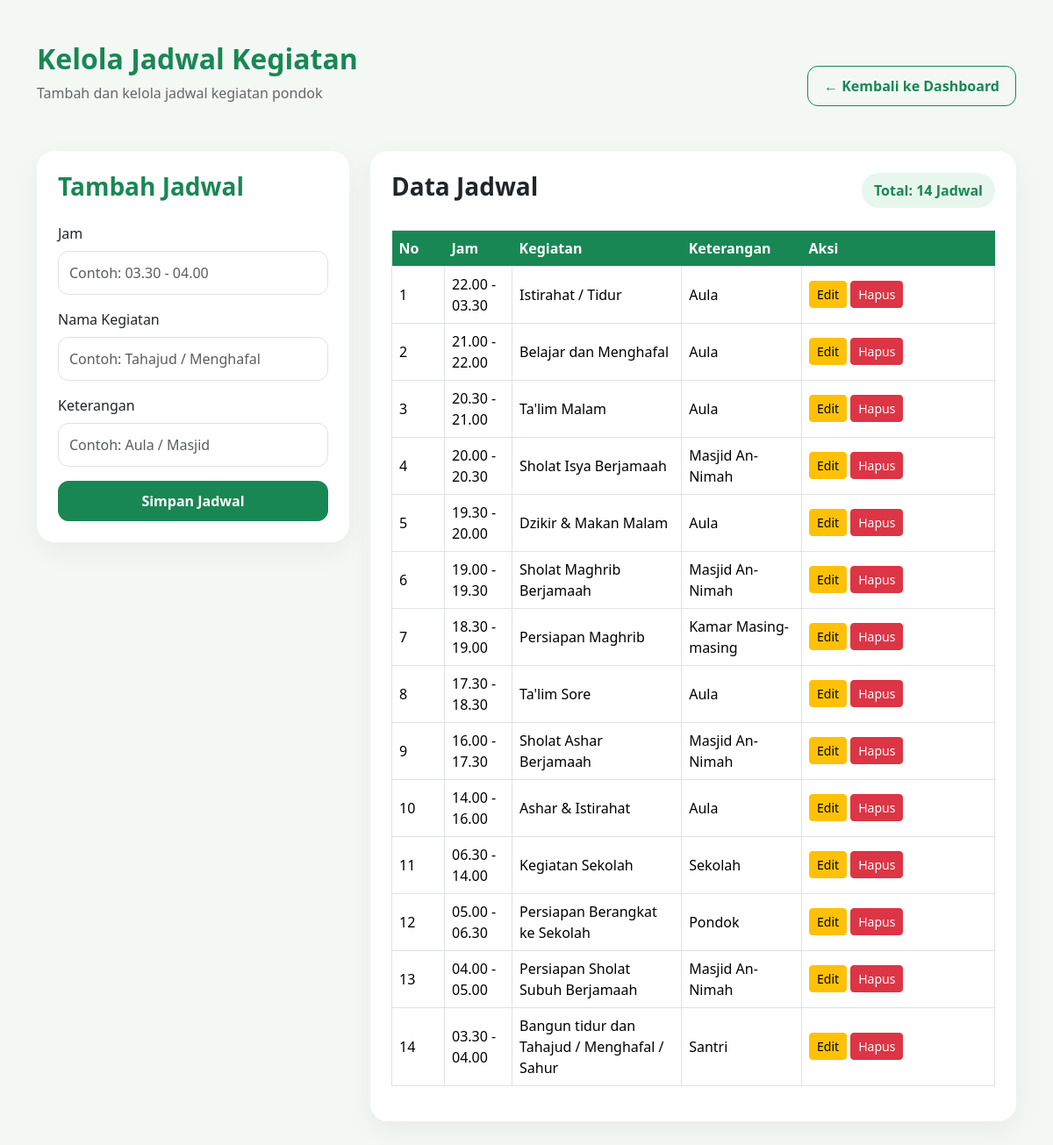
Screenshot of /admin/jadwal.php (signed in) with the database file from the repository.
### tables this page shows
CREATE TABLE `jadwal` (
  `id` int NOT NULL,
  `jam` varchar(100) NOT NULL,
  `kegiatan` text NOT NULL,
  `keterangan` varchar(255) NOT NULL
);

### admin/jadwal.php (the view, shortened to what this page needs)
<?php
include '../config/database.php';
$data = mysqli_query($conn, "SELECT * FROM jadwal ORDER BY id DESC");
?>
<!DOCTYPE html>
<html lang="id">
<head>
    <link href="https://cdn.jsdelivr.net/npm/bootstrap@5.3.3/dist/css/bootstrap.min.css" rel="stylesheet">
</head>
<body>
    <div class="container py-5">
        <div class="d-flex justify-content-between align-items-center flex-wrap mb-4">
            <div>
                <h2 class="page-title">Kelola Jadwal Kegiatan</h2>
                <p class="subtitle">Tambah dan kelola jadwal kegiatan pondok</p>
            </div>
            <a href="dashboard.php" class="btn btn-outline-success btn-custom">
                ← Kembali ke Dashboard
            </a>
        </div>
        <div class="row g-4">
            <div class="col-lg-4">
                <div class="card card-custom p-4">
                    <h3 class="mb-4 text-success fw-bold">Tambah Jadwal</h3>
                    <form method="POST">
                        <div class="mb-3">
                            <label class="form-label">Jam</label>
                            <input type="text" name="jam" class="form-control" placeholder="Contoh: 03.30 - 04.00"
                                required>
                        </div>
                        <div class="mb-3">
                            <label class="form-label">Nama Kegiatan</label>
                            <input type="text" name="kegiatan" class="form-control"
                                placeholder="Contoh: Tahajud / Menghafal" required>
                        </div>
                        <div class="mb-3">
                            <label class="form-label">Keterangan</label>
                            <input type="text" name="keterangan" class="form-control"
                                placeholder="Contoh: Aula / Masjid" required>
                        </div>
                        <button type="submit" name="tambah" class="btn btn-success w-100 btn-custom">
                            Simpan Jadwal
                        </button>
                    </form>
                </div>
            </div>
            <div class="col-lg-8 mobile-space">
                <div class="card card-custom p-4">
                    <div class="d-flex justify-content-between align-items-center mb-4">
                        <h3 class="fw-bold">Data Jadwal</h3>
                        <span class="badge-custom">
                            Total: <?= mysqli_num_rows($data); ?> Jadwal
                        </span>
                    </div>
                    <div class="table-responsive">
                        <table class="table table-bordered table-hover">
                            <thead>
                                <tr>
                                    <th width="60">No</th>
                                    <th>Jam</th>
                                    <th>Kegiatan</th>
                                    <th>Keterangan</th>
                                    <th width="220">Aksi</th>
                                </tr>
                            </thead>
                            <tbody>
                                <?php if(mysqli_num_rows($data) > 0): ?>
                                <?php $no = 1; ?>
                                <?php while($row = mysqli_fetch_assoc($data)): ?>
                                <tr>
                                    <td><?= $no++; ?></td>
                                    <td><?= $row['jam']; ?></td>
                                    <td><?= $row['kegiatan']; ?></td>
                                    <td><?= $row['keterangan']; ?></td>
                                    <td>
                                        <button class="btn btn-warning btn-sm" data-bs-toggle="modal"
                                            data-bs-target="#edit<?= $row['id']; ?>">
                                            Edit
                                        </button>
                                        <a href="?hapus=<?= $row['id']; ?>"
                                            onclick="return confirm('Yakin ingin menghapus data ini?')"
                                            class="btn btn-danger btn-sm">
                                            Hapus
                                        </a>
                                    </td>
                                </tr>
                                <?php endwhile; ?>
                                <?php endif; ?>
                            </tbody>
                        </table>
                    </div>
                </div>
            </div>
        </div>
    </div>
</body>
</html>

### admin/jadwal.php (style rules this page uses)
body { background: #f4f8f5; font-family: 'Segoe UI', sans-serif; }
.page-title { font-weight: 700; color: #198754; }
.subtitle { color: #666; margin-bottom: 30px; }
.card-custom { border: none; border-radius: 20px; box-shadow: 0 10px 30px rgba(0, 0, 0, .05); background: #fff; }
.btn-custom { border-radius: 12px; padding: 10px 18px; font-weight: 600; }
.table th { background: #198754; color: white; border: none; }
.table td { vertical-align: middle; }
.form-control { border-radius: 12px; padding: 12px; }
.badge-custom { background: #e8f7ee; color: #198754; padding: 8px 14px; border-radius: 50px; font-weight: 600; }

### rows the page displays
jadwal: jam "22.00 - 03.30", kegiatan "Istirahat / Tidur", keterangan "Aula"
jadwal: jam "21.00 - 22.00", kegiatan "Belajar dan Menghafal", keterangan "Aula"
jadwal: jam "20.30 - 21.00", kegiatan "Ta'lim Malam", keterangan "Aula"
jadwal: jam "20.00 - 20.30", kegiatan "Sholat Isya Berjamaah", keterangan "Masjid An-Nimah"
jadwal: jam "19.30 - 20.00", kegiatan "Dzikir & Makan Malam", keterangan "Aula"
jadwal: jam "19.00 - 19.30", kegiatan "Sholat Maghrib Berjamaah", keterangan "Masjid An-Nimah"
jadwal: jam "18.30 - 19.00", kegiatan "Persiapan Maghrib", keterangan "Kamar Masing-masing"
jadwal: jam "17.30 - 18.30", kegiatan "Ta'lim Sore", keterangan "Aula"
jadwal: jam "16.00 - 17.30", kegiatan "Sholat Ashar Berjamaah", keterangan "Masjid An-Nimah"
jadwal: jam "14.00 - 16.00", kegiatan "Ashar & Istirahat", keterangan "Aula"
jadwal: jam "06.30 - 14.00", kegiatan "Kegiatan Sekolah", keterangan "Sekolah"
jadwal: jam "05.00 - 06.30", kegiatan "Persiapan Berangkat ke Sekolah", keterangan "Pondok"
jadwal: jam "04.00 - 05.00", kegiatan "Persiapan Sholat Subuh Berjamaah", keterangan "Masjid An-Nimah"
jadwal: jam "03.30 - 04.00", kegiatan "Bangun tidur dan Tahajud / Menghafal / Sahur", keterangan "Santri"

### other values shown
mysqli_num_rows($data) "14"
